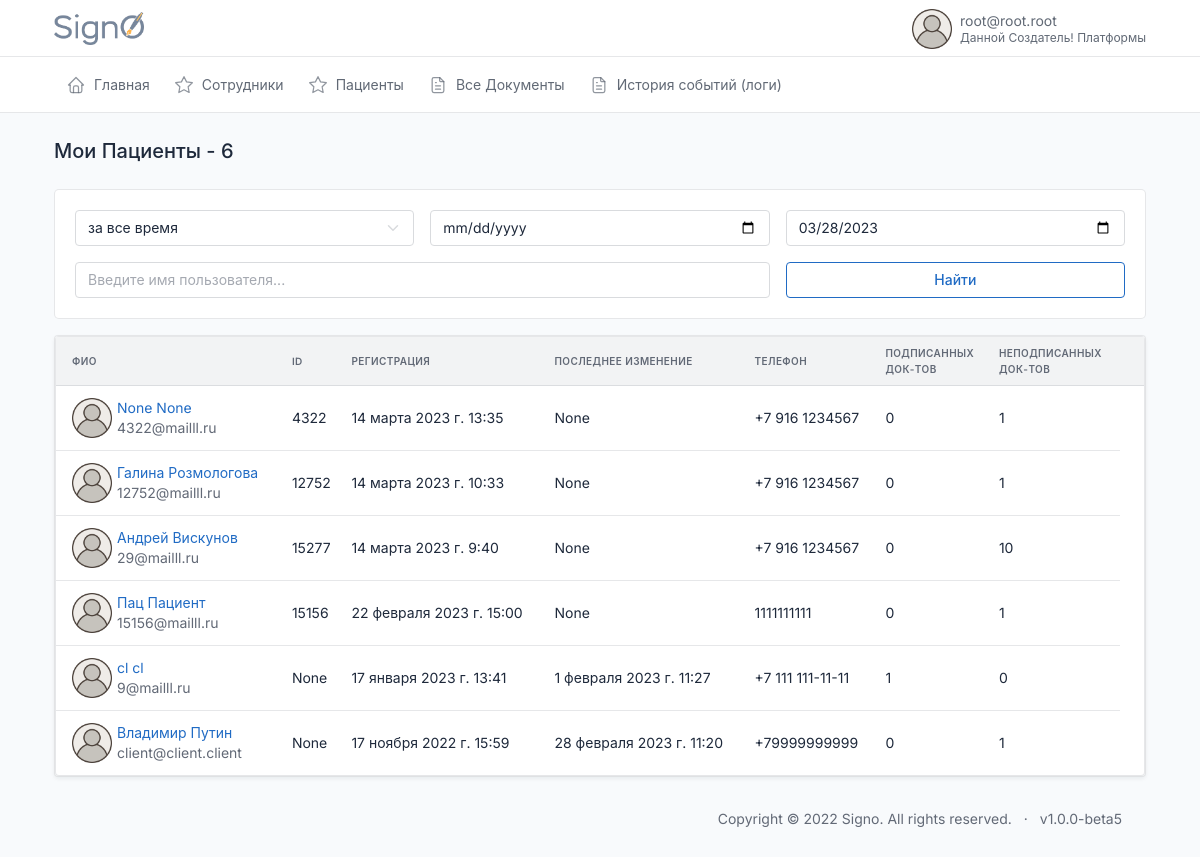
/myclients/ (signed in), run on the app's committed database.
### users/models.py (models this page shows, shortened)
class CustomUser(AbstractBaseUser, PermissionsMixin):
    email = models.EmailField(max_length=254, unique=True, verbose_name='Электронная почта')
    first_name = models.CharField(u"Имя", max_length=100, blank=True, null=True)
    last_name = models.CharField(u"Фамилия", max_length=100, blank=True, null=True)
    patronymic = models.CharField(u"Отчество", max_length=100, blank=True, null=True)
    pasport_series = models.CharField(max_length=12, blank=True, verbose_name='Серия паспорта')
    pasport_number = models.CharField(max_length=12, blank=True, verbose_name='Номер паспорта')
    addres = models.CharField(max_length=240, blank=True, verbose_name='Адрес пользователя')
    user_profile_id = models.IntegerField(blank=True, verbose_name='ID пользователя', null=True)
    phone = models.CharField(max_length=24, verbose_name='Телефон')
    uniq_id = models.CharField(unique=True, max_length=12, blank=True, null=True, verbose_name='Уникальный ID')
    photo = models.ImageField(
        upload_to='users/%Y/%m/%d/',
        blank=True,
        default='../static/images/default_avatar.png',
        verbose_name='Аватар')
    is_active = models.BooleanField(default=True, verbose_name='Активирован')
    is_admin = models.BooleanField(default=False, verbose_name='Администратор')
    is_staff = models.BooleanField(_('staff status'), default=False)
    is_superuser = models.BooleanField(_('super user'), default=False)
    date_joined = models.DateTimeField(u'date joined', blank=True, null=True, default=timezone.now)
    last_login = models.DateTimeField(u'last login', blank=True, null=True)
    groups = models.ManyToManyField(Group, blank=True, null=True, verbose_name='Группы', related_name='groups')
    user_permissions = models.ManyToManyField(Permission, blank=True, null=True, verbose_name='Разрешения', related_name='user_permissions')
    date_of_birthday = models.DateField(blank=True, null=True, verbose_name='Дата Рождения')
    ADMINISTRATOR = 'AD'
    DOCTOR = 'DO'
    CLIENT = 'CL'
    DIRECTOR = 'DI'
    TYPE_ROLE = [
        (ADMINISTRATOR, 'Администратор'),
        (DOCTOR, 'Врач'),
        (CLIENT, 'Клиент'),
        (DIRECTOR, 'Руководитель')
    ]
    type = models.CharField(max_length=6, choices=TYPE_ROLE, default=CLIENT, verbose_name='Тип пользователя')
    ban = models.BooleanField(default=False, verbose_name='Уволен')
    ban_date = models.DateTimeField(verbose_name='дата увольнения', blank=True, null=True)
    ecp = models.BooleanField(default=False, verbose_name='Наличие ЭЦП')
    USERNAME_FIELD = 'email'
    REQUIRED_FIELDS = []
    objects = CustomUserManager()
    class Meta:
        verbose_name='Пользователь'
        verbose_name_plural='Пользователи'

### index/views.py (the view)
# urls.py: path('myclients/', myclients, name='myclients'),
def myclients(request):
    all_users = CustomUser.objects.filter(
            Q(recipient__sender=request.user) | Q(recipient__founder=request.user))
    all_users = annotate_users_with_number_of_signed_docs(
                                            all_users,
                                            'recipient__recipient_status')
    users = search_users(request, all_users)
    context = {
        'title': f'Мои Пациенты - {all_users.count()}',
        'users': users,
    }
    return render(request, 'index/myclients.html', context=context)

### users/services.py (called while the page is built, shortened)
def search_users(request, all_users):
    search_name = request.GET.get('search')
    period = request.GET.get('period')
    user_type = request.GET.get('user_type')
    if period:
        start_date, end_date = get_dates(period, all_users)
        all_users = all_users.filter(date_joined__range=[start_date, end_date])
    if user_type:
        all_users = all_users.filter(type=user_type)
    sort_filter = request.GET.get('sort')
    if sort_filter:
        all_users = all_users.order_by(sort_filter)
    else:
        all_users = all_users.order_by('-date_joined')
    return all_users

def annotate_users_with_number_of_signed_docs(all_users, user_type):
    dict_true = {user_type:True}
    dict_false = {user_type:False}
    all_users = all_users.annotate(
                signed_docs=Count(Case(
                    When(**dict_true, then=1),
                    output_field=models.IntegerField(),
                    distinct=True
            ))) \
            .annotate(
                not_signed_docs=Count(Case(
                    When(**dict_false, then=1),
                    output_field=models.IntegerField(),
                    distinct=True
            )))
    return all_users

### index/templates/index/myclients.html
{%extends 'index.html'%}
{%block content%}
{% include 'common/_info_box_users.html' %}
<div class="col-12">
                <div class="card">
                  {% include 'common/_clients_table.html' %}
                </div>
              </div>
{%endblock%}

### templates/header.html (shortened to what this page needs)
<!doctype html>{%load static%}
<html lang="en">
<head>
  <link href="{% static 'dist/css/tabler.min.css' %}" rel="stylesheet" />
  <link href="{% static 'dist/css/tabler-flags.min.css' %}" rel="stylesheet" />
  <link href="{% static 'dist/css/tabler-payments.min.css'%}" rel="stylesheet" />
  <link href="{% static 'dist/css/tabler-vendors.min.css' %}" rel="stylesheet" />
  <link href="{% static 'dist/css/demo.min.css'%}" rel="stylesheet" />
  <link href="{% static 'css/style.css'%}" rel="stylesheet" />
  <link rel='stylesheet' href='https://cdn-uicons.flaticon.com/uicons-regular-rounded/css/uicons-regular-rounded.css'>
</head>
<body>
  <div class="wrapper">
    <header class="navbar navbar-expand-md navbar-light d-print-none">
      <div class="container-xl">
        <h1 class="navbar-brand navbar-brand-autodark d-none-navbar-horizontal pe-0 pe-md-3"
          style="display:flex; justify-content:space-between">
          <a href="{%url 'index'%}">
            <img width=90px height=33px src="/static/images/signo_logo.png">
          </a>
        </h1>
        <div class="navbar-nav flex-row order-md-last">
          <div class="nav-item dropdown">
            <a href="#" class="nav-link d-flex lh-1 text-reset p-0" data-bs-toggle="dropdown"
              aria-label="Open user menu">
              <img width=40px height=40px src="{{request.user.photo.url}}">
              <div class="d-none d-xl-block ps-2">
                <div>{{request.user.email}}</div>
                <div class="mt-1 small text-muted">
                  {{request.user.last_name}} {{request.user.first_name}} {{request.user.patronymic}}
                </div>
              </div>
            </a>
          </div>
        </div>
      </div>
    </header>
    <div class="navbar-expand-md">
      <div class="collapse navbar-collapse" id="navbar-menu">
        <div class="navbar navbar-light">
          <div class="container-xl">
            <ul class="navbar-nav">
              {%if request.user.type == 'DI'%}
              {% include 'menu/director.html' %}
              {%endif%}
            </ul>
          </div>
        </div>
      </div>
    </div>
    <div class="page-wrapper">
      <div class="container-xl">
        <div class="page-header d-print-none">
          <div class="row align-items-center">
            <div class="col">
              <h2 class="page-title">
                {%block title%}{{title}}{%endblock%}
              </h2>
            </div>
          </div>
        </div>
      </div>
      <div class="page-body">
        <div class="container-xl">

### templates/common/_clients_table.html (shortened to what this page needs)
{% load static %}
{% load extra_tags %}
<div class="col-12">
    <div class="card">
      <div class="table-responsive">
        <table class="table table-vcenter card-table">
          <thead>
            <tr>
              <th id="th-last_name" class='sortable-table-header' onclick="filterByField('last_name')">ФИО</th>
              <th id="th-id" class='sortable-table-header' onclick="filterByField('id')">ID
              </th>
              <th id="th-date_joined" class='sortable-table-header' onclick="filterByField('date_joined')">Регистрация</th>
              <th id="th-last_login" class='sortable-table-header' onclick="filterByField('last_login')">Последнее изменение</th>
              {% if request.user.type != 'DO' %}
                <th>Телефон</th>
              {% endif %}
              <th id="th-signed_docs" class='sortable-table-header' onclick="filterByField('signed_docs')">Подписанных<br> док-тов</th>
              <th id="th-not_signed_docs" class='sortable-table-header' onclick="filterByField('not_signed_docs')">Неподписанных<br> док-тов</th>
              <th class="w-1"></th>
            </tr>
          </thead>
          <tbody class="lazy-loading-users">
          {% for user in users %}
          <tr class="lazy-row-users">
              <td>
                <div class="d-flex py-1 align-items-center">
                  {% if user.photo %}
                    <img width=40px height=40px src="{{user.photo.url}}" style="margin-right:5px">
                  {% endif %}
                <div class="flex-fill">
                      {% if request.user.type != 'DO' %}
                        <a href="{%url 'user' user.id%}"><div class="font-weight-medium">{{user.first_name}} {{user.last_name}}</div></a>
                      {% else %}
                        <div class="font-weight-medium">{{user.first_name}} {{user.last_name}}</div>
                      {% endif %}
                    <div class="text-muted">{{user.email}}</div>
                  </div>
                </div>
              </td>
              <td>
                <div>{{ user.uniq_id }}</div>
              </td>
              <td>
                <div>{{ user.date_joined }}</div>
              </td>
              <td>
                <div>{{ user.last_login }}</div>
              </td>
              {% if request.user.type != 'DO' %}
              <td>
                <div>{{ user.phone }}</div>
              </td>
              {% endif %}
              <td>
                <div>{{ user.signed_docs }}</div>
              </td>
              <td>
                <div>{{ user.not_signed_docs }}</div>
              </td>
            </tr>
          {% endfor %}
          </tbody>
        </table>
      </div>
    </div>
  </div>

### templates/header.html (style rules this page uses)
.table-responsive { min-height: 275px; }

### data on the page
CustomUser: user.photo (placeholder picture), user.email "root@root.root", user.last_name "Данной", user.first_name "Создатель!", user.patronymic "Платформы"
CustomUser: photo (placeholder picture), first_name "None", last_name "None", email "4322@mailll.ru", uniq_id "4322", date_joined "14 марта 2023 г. 13:35", last_login "None", phone "+7 916 1234567", signed_docs "0", not_signed_docs "1"
CustomUser: photo (placeholder picture), first_name "Галина", last_name "Розмологова", email "12752@mailll.ru", uniq_id "12752", date_joined "14 марта 2023 г. 10:33", last_login "None", phone "+7 916 1234567", signed_docs "0", not_signed_docs "1"
CustomUser: photo (placeholder picture), first_name "Андрей", last_name "Вискунов", email "29@mailll.ru", uniq_id "15277", date_joined "14 марта 2023 г. 9:40", last_login "None", phone "+7 916 1234567", signed_docs "0", not_signed_docs "10"
CustomUser: photo (placeholder picture), first_name "Пац", last_name "Пациент", email "15156@mailll.ru", uniq_id "15156", date_joined "22 февраля 2023 г. 15:00", last_login "None", phone "1111111111", signed_docs "0", not_signed_docs "1"
CustomUser: photo (placeholder picture), first_name "cl", last_name "cl", email "9@mailll.ru", uniq_id "None", date_joined "17 января 2023 г. 13:41", last_login "1 февраля 2023 г. 11:27", phone "+7 111 111-11-11", signed_docs "1", not_signed_docs "0"
CustomUser: photo (placeholder picture), first_name "Владимир", last_name "Путин", email "client@client.client", uniq_id "None", date_joined "17 ноября 2022 г. 15:59", last_login "28 февраля 2023 г. 11:20", phone "+79999999999", signed_docs "0", not_signed_docs "1"

### other printed values
{{ title }} "Мои Пациенты - 6"
